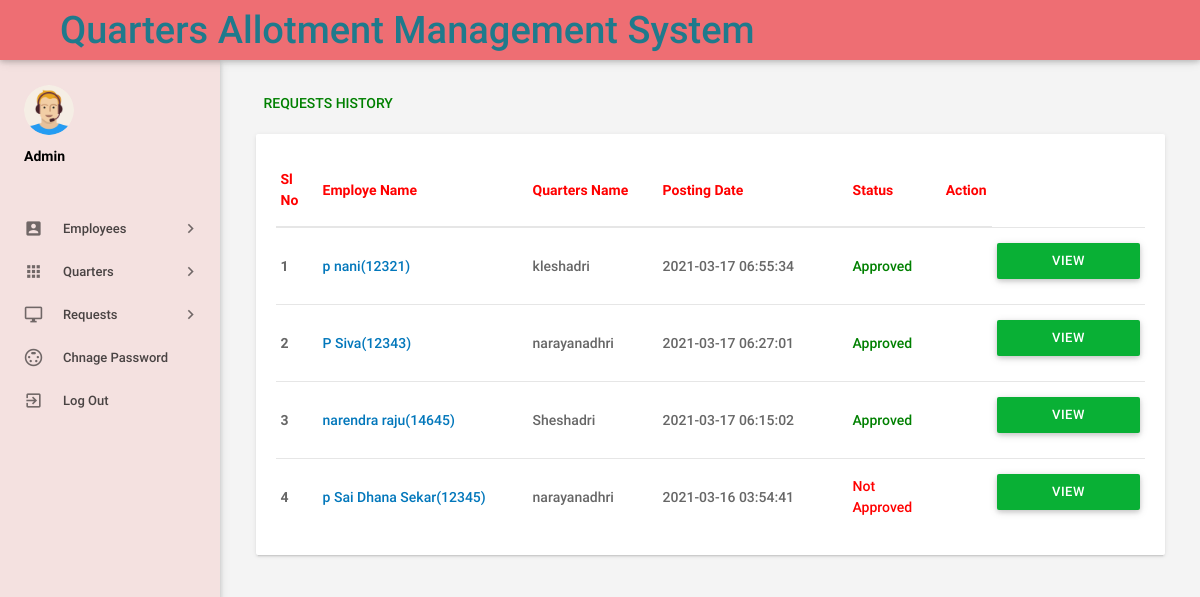
The page /admin/leaves.php (signed in) on the database its author committed.
### tables this page shows
CREATE TABLE `tblleaves` (
  `id` int(11) NOT NULL,
  `EmpName` varchar(110) NOT NULL,
  `QutBlock` varchar(11) NOT NULL,
  `QutName` varchar(110) NOT NULL,
  `Emailid` varchar(255) NOT NULL,
  `ToDate` varchar(120) NOT NULL,
  `FromDate` varchar(120) NOT NULL,
  `Description` mediumtext NOT NULL,
  `PostingDate` timestamp NOT NULL DEFAULT current_timestamp(),
  `AdminRemark` mediumtext DEFAULT NULL,
  `AdminRemarkDate` varchar(120) DEFAULT NULL,
  `Status` int(1) NOT NULL,
  `IsRead` int(1) NOT NULL,
  `empid` int(11) DEFAULT NULL
);

CREATE TABLE `tblemployees` (
  `id` int(11) NOT NULL,
  `EmpId` varchar(100) NOT NULL,
  `FirstName` varchar(150) NOT NULL,
  `LastName` varchar(150) NOT NULL,
  `EmailId` varchar(200) NOT NULL,
  `Password` varchar(180) NOT NULL,
  `Gender` varchar(100) NOT NULL,
  `Dob` varchar(100) NOT NULL,
  `Department` varchar(255) NOT NULL,
  `Address` varchar(255) NOT NULL,
  `City` varchar(200) NOT NULL,
  `Country` varchar(150) NOT NULL,
  `Phonenumber` char(11) NOT NULL,
  `Status` int(1) NOT NULL,
  `RegDate` timestamp NOT NULL DEFAULT current_timestamp()
);

### admin/leaves.php (the view, shortened to what this page needs)
<?php
include('includes/config.php');
if(strlen($_SESSION['alogin'])==0)
    {
header('location:index.php');
}
else{
 ?>
<!DOCTYPE html>
<html lang="en">
    <head>
        <link type="text/css" rel="stylesheet" href="../assets/plugins/materialize/css/materialize.min.css"/>
        <link type="text/css" rel="stylesheet" href="../assets/plugins/materialize/css/materialize.css"/>
        <link href="../assets/plugins/material-preloader/css/materialPreloader.min.css" rel="stylesheet">
        <link href="../assets/plugins/datatables/css/jquery.dataTables.min.css" rel="stylesheet">
                <link href="../assets/plugins/google-code-prettify/prettify.css" rel="stylesheet" type="text/css"/>
        <link href="../assets/css/alpha.min.css" rel="stylesheet" type="text/css"/>
        <link href="../assets/css/custom.css" rel="stylesheet" type="text/css"/>
        <link href="../assets/css/style.css" rel="stylesheet" type="text/css"/>
    </head>
    <body>
       <?php include('includes/header.php');?>
       <?php include('includes/sidebar.php');?>
            <main class="mn-inner">
                <div class="row">
                    <div class="col s12">
                        <div class="page-title" style="color: green;">Requests History</div>
                    </div>
                    <div class="col s12 m12 l12">
                        <div class="card">
                            <div class="card-content">
                                <table id="example" class="display responsive-table ">
                                    <thead>
                                        <tr>
                                            <th style="color: red;">Sl No</th>
                                            <th style="color: red;" width="200">Employe Name</th>
                                            <th style="color: red;" width="120">Quarters Name</th>
                                             <th style="color: red;" width="180">Posting Date</th>
                                            <th style="color: red;">Status</th>
                                            <th style="color: red;" align="center">Action</th>
                                        </tr>
                                    </thead>
                                    <tbody>
<?php $sql = "SELECT tblleaves.id as lid,tblemployees.FirstName,tblemployees.LastName,tblemployees.EmpId,tblemployees.id,tblleaves.QutName,tblleaves.PostingDate,tblleaves.Status from tblleaves join tblemployees on tblleaves.empid=tblemployees.id order by lid desc";
$query = $dbh -> prepare($sql);
$query->execute();
$results=$query->fetchAll(PDO::FETCH_OBJ);
$cnt=1;
if($query->rowCount() > 0)
{
foreach($results as $result)
{
      ?>
                                        <tr>
                                            <td> <b><?php echo htmlentities($cnt);?></b></td>
                                              <td><a href="editemployee.php?empid=<?php echo htmlentities($result->id);?>" target="_blank"><?php echo htmlentities($result->FirstName." ".$result->LastName);?>(<?php echo htmlentities($result->EmpId);?>)</a></td>
                                            <td><?php echo htmlentities($result->QutName);?></td>
                                            <td><?php echo htmlentities($result->PostingDate);?></td>
<td><?php $stats=$result->Status;
if($stats==1){
                                             ?>
                                                 <span style="color: green">Approved</span>
                                                 <?php } if($stats==2)  { ?>
                                                <span style="color: red">Not Approved</span>
                                                 <?php } if($stats==0)  { ?>
 <span style="color: blue">waiting for approval</span>
 <?php } ?>
                                             </td>
          <td>
           <td><a href="leave-details.php?leaveid=<?php echo htmlentities($result->lid);?>" class="waves-effect waves-light btn blue m-b-xs"  > View Details</a></td>
                                    </tr>
                                         <?php $cnt++;} }?>
                                    </tbody>
                                </table>
                            </div>
                        </div>
                    </div>
                </div>
            </main>
        </div>
        <div class="left-sidebar-hover"></div>
    </body>
</html>
<?php } ?>

### assets/css/style.css (style rules this page uses)
.btn { background:#09b035!important; }

### rows shown on the page
tblleaves: tblemployees.FirstName+LastName "p nani", tblemployees.EmpId "12321", QutName "kleshadri", PostingDate "2021-03-17 06:55:34", Status "Approved"
tblleaves: tblemployees.FirstName+LastName "P Siva", tblemployees.EmpId "12343", QutName "narayanadhri", PostingDate "2021-03-17 06:27:01", Status "Approved"
tblleaves: tblemployees.FirstName+LastName "narendra raju", tblemployees.EmpId "14645", QutName "Sheshadri", PostingDate "2021-03-17 06:15:02", Status "Approved"
tblleaves: tblemployees.FirstName+LastName "p Sai Dhana Sekar", tblemployees.EmpId "12345", QutName "narayanadhri", PostingDate "2021-03-16 03:54:41", Status "Not Approved"
